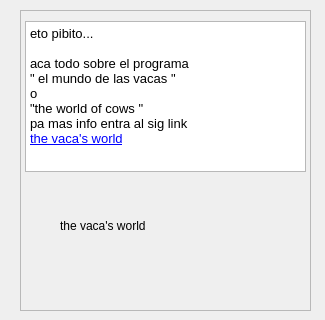
<?xml version="1.0" encoding="UTF-8"?>
<ui version="4.0">
 <class>about</class>
 <widget class="QDialog" name="about">
  <property name="geometry">
   <rect>
    <x>0</x>
    <y>0</y>
    <width>325</width>
    <height>320</height>
   </rect>
  </property>
  <property name="windowTitle">
   <string>Dialog</string>
  </property>
  <widget class="QFrame" name="frame">
   <property name="geometry">
    <rect>
     <x>20</x>
     <y>10</y>
     <width>291</width>
     <height>301</height>
    </rect>
   </property>
   <property name="frameShape">
    <enum>QFrame::StyledPanel</enum>
   </property>
   <property name="frameShadow">
    <enum>QFrame::Raised</enum>
   </property>
   <widget class="QTextBrowser" name="textBrowser">
    <property name="geometry">
     <rect>
      <x>5</x>
      <y>11</y>
      <width>281</width>
      <height>151</height>
     </rect>
    </property>
    <property name="html">
     <string>&lt;!DOCTYPE HTML PUBLIC &quot;-//W3C//DTD HTML 4.0//EN&quot; &quot;http://www.w3.org/TR/REC-html40/strict.dtd&quot;&gt;
&lt;html&gt;&lt;head&gt;&lt;meta name=&quot;qrichtext&quot; content=&quot;1&quot; /&gt;&lt;style type=&quot;text/css&quot;&gt;
p, li { white-space: pre-wrap; }
&lt;/style&gt;&lt;/head&gt;&lt;body style=&quot; font-family:'Sans'; font-size:10pt; font-weight:400; font-style:normal;&quot;&gt;
&lt;p style=&quot; margin-top:0px; margin-bottom:0px; margin-left:0px; margin-right:0px; -qt-block-indent:0; text-indent:0px;&quot;&gt;eto pibito...&lt;/p&gt;
&lt;p style=&quot;-qt-paragraph-type:empty; margin-top:0px; margin-bottom:0px; margin-left:0px; margin-right:0px; -qt-block-indent:0; text-indent:0px;&quot;&gt;&lt;br /&gt;&lt;/p&gt;
&lt;p style=&quot; margin-top:0px; margin-bottom:0px; margin-left:0px; margin-right:0px; -qt-block-indent:0; text-indent:0px;&quot;&gt;aca todo sobre el programa &lt;/p&gt;
&lt;p style=&quot; margin-top:0px; margin-bottom:0px; margin-left:0px; margin-right:0px; -qt-block-indent:0; text-indent:0px;&quot;&gt;&amp;quot; el mundo de las vacas &amp;quot;&lt;/p&gt;
&lt;p style=&quot; margin-top:0px; margin-bottom:0px; margin-left:0px; margin-right:0px; -qt-block-indent:0; text-indent:0px;&quot;&gt;o &lt;/p&gt;
&lt;p style=&quot; margin-top:0px; margin-bottom:0px; margin-left:0px; margin-right:0px; -qt-block-indent:0; text-indent:0px;&quot;&gt;&amp;quot;the world of cows &amp;quot;&lt;/p&gt;
&lt;p style=&quot; margin-top:0px; margin-bottom:0px; margin-left:0px; margin-right:0px; -qt-block-indent:0; text-indent:0px;&quot;&gt;pa mas info entra al sig link&lt;/p&gt;
&lt;p style=&quot; margin-top:0px; margin-bottom:0px; margin-left:0px; margin-right:0px; -qt-block-indent:0; text-indent:0px;&quot;&gt;&lt;a href=&quot;www.videoszoofiliagratis.org/vacas/&quot;&gt;&lt;span style=&quot; text-decoration: underline; color:#0000ff;&quot;&gt;the vaca's world&lt;/span&gt;&lt;/a&gt;&lt;/p&gt;&lt;/body&gt;&lt;/html&gt;</string>
    </property>
   </widget>
   <widget class="QLabel" name="label">
    <property name="geometry">
     <rect>
      <x>40</x>
      <y>200</y>
      <width>141</width>
      <height>31</height>
     </rect>
    </property>
    <property name="text">
     <string>the vaca's world</string>
    </property>
   </widget>
  </widget>
 </widget>
 <resources/>
 <connections/>
</ui>
